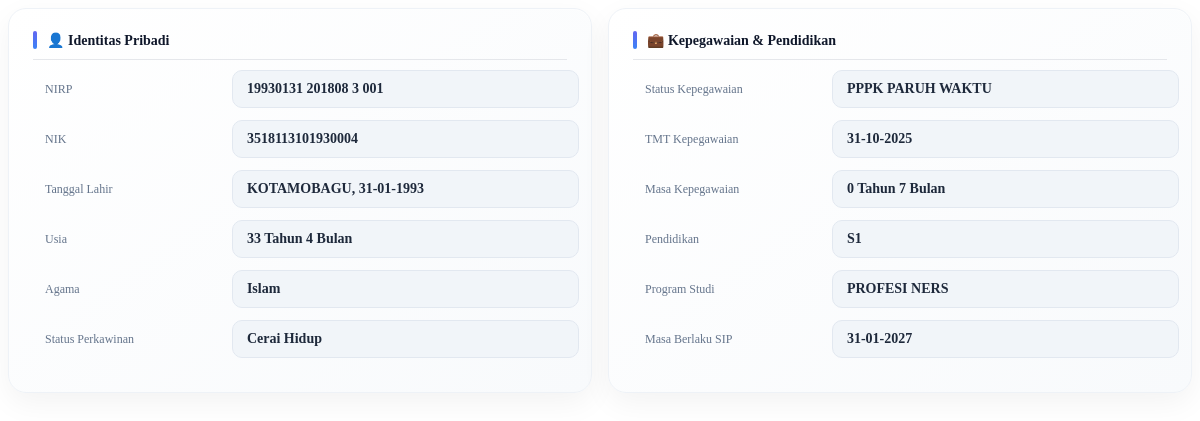
Page /pages/P3K-Paruh-Waktu/detailP3KPR.php?id=9 on the earlier database version.
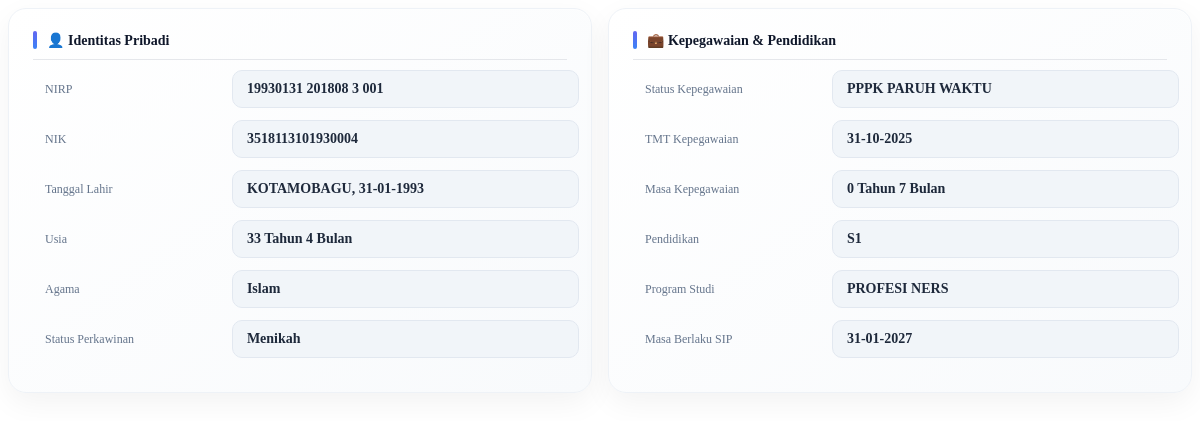
Same page on the later database version.
### tables this page shows
CREATE TABLE `pegawai_p3k_paruh_waktu` (
  `id` int(11) NOT NULL,
  `nama` varchar(255) DEFAULT NULL,
  `nik` varchar(50) DEFAULT NULL,
  `nip` varchar(50) DEFAULT NULL,
  `jenis_kelamin` varchar(20) DEFAULT NULL,
  `tanggal_lahir` date DEFAULT NULL,
  `alamat` varchar(255) DEFAULT NULL,
  `nomor_hp` varchar(20) DEFAULT NULL,
  `email` varchar(100) DEFAULT NULL,
  `jabatan` varchar(100) DEFAULT NULL,
  `unit` varchar(100) DEFAULT NULL,
  `tmt_masuk` date DEFAULT NULL,
  `status_kepegawaian` varchar(50) DEFAULT NULL,
  `tmt_kepegawaian` date DEFAULT NULL,
  `status_pegawai` enum('AKTIF','NONAKTIF','RESIGN','PENSIUN') DEFAULT 'AKTIF',
  `tmt_status` date DEFAULT NULL,
  `masa_berlaku` date DEFAULT NULL,
  `tempat_lahir` varchar(100) DEFAULT NULL,
  `agama` varchar(100) DEFAULT NULL,
  `status_perkawinan` varchar(20) DEFAULT NULL,
  `pendidikan` varchar(50) DEFAULT NULL,
  `program_studi` varchar(255) DEFAULT NULL
);

### pages/P3K-Paruh-Waktu/detailP3KPR.php (the view, shortened to what this page needs)
<?php
require_once('../../config/db.php');
$id = intval($_GET['id']);
$data = $koneksi->query("SELECT * FROM pegawai_p3k_paruh_waktu WHERE id=$id")->fetch_assoc();
$tgl_lahir = $data['tanggal_lahir'];
$lahir = new DateTime($tgl_lahir);
$today = new DateTime();
$diff = $today->diff($lahir);
$usia_tahun = $diff->y;
$usia_bulan = $diff->m;
if (!empty($data['tmt_kepegawaian']) && $data['tmt_kepegawaian'] != '0000-00-00') {
    $tmt_kepeg = new DateTime($data['tmt_kepegawaian']);
    $today = new DateTime();
    $diff_kepeg = $today->diff($tmt_kepeg);
    $kepeg_tahun = $diff_kepeg->y;
    $kepeg_bulan = $diff_kepeg->m;
} else {
    $kepeg_tahun = '-';
    $kepeg_bulan = '';
}
?>
<div class="detail-container">
    <div class="card-box">
        <div class="section-title">👤 Identitas Pribadi</div>
        <div class="item">
            <span class="label">NIRP</span>
            <span class="value"><?= $data['nip']; ?></span>
        </div>
        <div class="item">
            <span class="label">NIK</span>
            <span class="value"><?= $data['nik']; ?></span>
        </div>
        <div class="item">
            <span class="label">Tanggal Lahir</span>
            <span class="value">
                <?= $data['tempat_lahir']; ?>, <?= date('d-m-Y', strtotime($data['tanggal_lahir'])); ?>
            </span>
        </div>
        <div class="item">
            <span class="label">Usia</span>
            <span class="value">
                <?= $usia_tahun; ?> Tahun <?= $usia_bulan; ?> Bulan
            </span>
        </div>
        <div class="item">
            <span class="label">Agama</span>
            <span class="value"><?= $data['agama']; ?></span>
        </div>
        <div class="item">
            <span class="label">Status Perkawinan</span>
            <span class="value"><?= $data['status_perkawinan']; ?></span>
        </div>
    </div>
    <div class="card-box">
        <div class="section-title">💼 Kepegawaian & Pendidikan</div>
        <div class="item">
            <span class="label">Status Kepegawaian</span>
            <span class="value"><?= $data['status_kepegawaian']; ?></span>
        </div>
        <div class="item">
            <span class="label">TMT Kepegawaian</span>
            <span class="value">
                <?= date('d-m-Y', strtotime($data['tmt_kepegawaian'])); ?>
            </span>
        </div>
        <div class="item">
            <span class="label">Masa Kepegawaian</span>
            <span class="value">
                <?= $kepeg_tahun; ?> Tahun <?= $kepeg_bulan; ?> Bulan
            </span>
        </div>
        <div class="item">
            <span class="label">Pendidikan</span>
            <span class="value"><?= $data['pendidikan']; ?></span>
        </div>
        <div class="item">
            <span class="label">Program Studi</span>
            <span class="value"><?= $data['program_studi']; ?></span>
        </div>
        <div class="item">
            <span class="label">Masa Berlaku SIP</span>
            <span class="value">
                <?= (!empty($data['masa_berlaku']) && $data['masa_berlaku'] != '0000-00-00')
                    ? date('d-m-Y', strtotime($data['masa_berlaku']))
                    : '-'; ?>
            </span>
        </div>
    </div>
</div>

### pages/P3K-Paruh-Waktu/detailP3KPR.php (style rules this page uses)
.detail-container { display: flex; gap: 16px; align-items: flex-start; }
.card-box { flex: 1; min-width: 0; overflow: hidden; transition: 0.2s; height: fit-content; background: linear-gradient(145deg, #ffffff, #f8fafc); border-radius: 18px; padding: 22px 24px; border: 1px solid #eef2f7; box-shadow: 0 10px 30px rgba(0, 0, 0, 0.05), inset 0 1px 0 rgba(255, 255, 255, 0.6); }
.section-title { display: flex; align-items: center; gap: 10px; font-size: 14px; font-weight: 700; color: #0f172a; margin-bottom: 10px; padding-bottom: 10px; border-bottom: 1px solid #e5e7eb; position: relative; }
.section-title::before { content: ""; width: 4px; height: 18px; border-radius: 6px; background: linear-gradient(180deg, #6366f1, #3b82f6); }
.item { display: grid; margin-bottom: 12px; gap: 12px; align-items: center; grid-template-columns: 35% 65%; }
.label { font-size: 12px; color: #64748b; font-weight: 500; line-height: 1.4; flex-shrink: 0; width: 120px; padding: 9px 12px; white-space: nowrap; }
.value { flex: 1; min-width: 0; font-size: 14px; font-weight: 600; color: #1e293b; padding: 10px 14px; border-radius: 10px; background: #f1f5f9; border: 1px solid #e2e8f0; word-break: normal; overflow-wrap: anywhere; }

Differences in the rows shown:
changed pegawai_p3k_paruh_waktu "KOTAMOBAGU": status_perkawinan "Cerai Hidup" → "Menikah"
